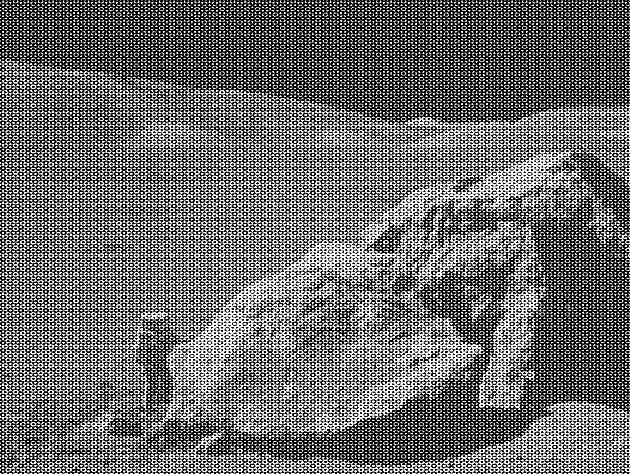
#> input picture elegant-scipy-master/images/moonlanding.png, 630 x 474 px, found by its file name
$ jupyter execute --allow-errors ch4.ipynb   (shell and % lines are left out)
#> lines starting #> are read from the running program, lines starting #| are printed output that depends on the picture
<!--

## Notes

- Windowing introduction (no detail given)

- fft/ifft (1D) [timing on real vs complex sequence -> rfft
- dct (1D)
  - compressed sensing
    http://www.mathworks.com/company/newsletters/articles/clevescorner-compressed-sensing.html

- fft2/ifft2 (2D)
  - example: image notch filter
    https://miac.unibas.ch/SIP/06-Restoration.html
  - spectral method to solve, e.g., Poisson equation
    See arXiv:1111.4971, "On FFT-based convolutions and correlations, with
    application to solving Poisson’s equation in an open
    rectangular pipe" by R. Ryne

- fftn/ifftn (3D)
 - Phase correlation from skimage

- convolution types: numpy, ndimage, signal.convolve, signal.fftconvolve

- Other ideas:

  - Shape matching
  - Image filtering
  - skimage template matching

-->

# Frequency and the fast Fourier transform

*This chapter was written in collaboration with SW's father, PW van der Walt.*

This chapter will depart slightly from the format of the rest of the
book.  In particular, you may find the *code* in the chapter quite
modest.  Instead, we want to illustrate an elegant *algorithm*, the
Fast Fourier Transform (FFT), that is endlessly useful, implemented in
SciPy, and works, of course, on NumPy arrays.

We'll start by setting up some plotting styles and importing the usual
suspects:

[cell 1]
# Make plots appear inline, set custom plotting style
import matplotlib.pyplot as plt
plt.style.use('style/elegant.mplstyle')

[cell 2]
import numpy as np

The discrete[^discrete] Fourier transform (DFT) is a mathematical technique
to convert temporal or spatial data into *frequency domain* data.
*Frequency* is a familiar concept, due to its colloquial occurrence in
the English language: the lowest notes your headphones can rumble out
are around 20 Hertz, whereas middle C on a piano lies around 261.6
Hertz.  Hertz (Hz), or oscillations per second, in this case literally
refers to the number of times per second at which the membrane inside
the headphone moves to-and-fro.  That, in turn, creates compressed
pulses of air which, upon arrival at your eardrum, induces a vibration
at the same frequency.  So, if you take a simple periodic function, $\sin(10 \times 2 \pi t)$, you can view it as a wave:

[cell 3]
f = 10  # Frequency, in cycles per second, or Hertz
f_s = 100  # Sampling rate, or number of measurements per second

t = np.linspace(0, 2, 2 * f_s, endpoint=False)
x = np.sin(f * 2 * np.pi * t)

fig, ax = plt.subplots()
ax.plot(t, x)
ax.set_xlabel('Time [s]')
ax.set_ylabel('Signal amplitude');
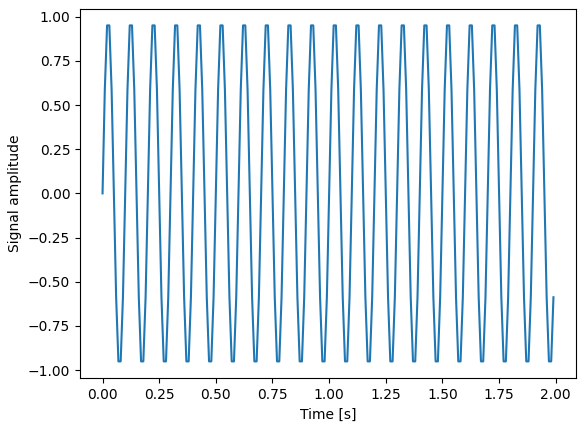
#> figure drawn by matplotlib, 1 panel; curve peaks at x = 1.93, y = 0.951

[^discrete]: The discrete Fourier transform operates on sampled data,
             in contrast to the standard Fourier transform which is
             defined for continuous functions.

Or you can equivalently think of it as a repeating signal of
*frequency* 10 Hertz (it repeats once every $1/10$ seconds—a length of
time we call its *period*).  Although we naturally associate frequency
with time, it can equally well be applied to space.  E.g., a
photo of a textile patterns exhibits high *spatial frequency*, whereas
the sky or other smooth objects have low spatial frequency.

Let us now examine our sinusoid through application of the discrete Fourier
transform:

[cell 4]
from scipy import fftpack

X = fftpack.fft(x)
freqs = fftpack.fftfreq(len(x)) * f_s

fig, ax = plt.subplots()

ax.stem(freqs, np.abs(X))
ax.set_xlabel('Frequency in Hertz [Hz]')
ax.set_ylabel('Frequency Domain (Spectrum) Magnitude')
ax.set_xlim(-f_s / 2, f_s / 2)
ax.set_ylim(-5, 110)
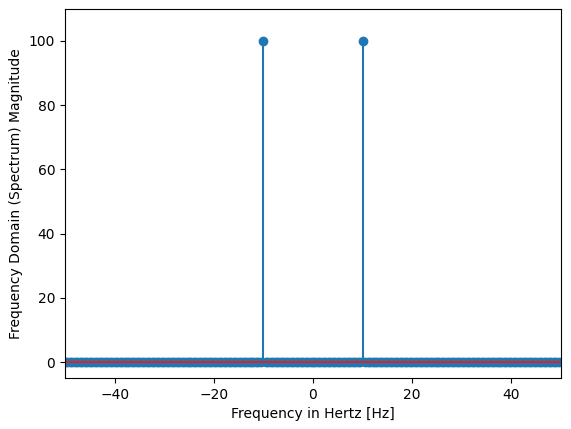
#> figure drawn by matplotlib, 1 panel

We see that the output of the FFT is a one-dimensional array of the
same shape as the input, containing complex values.  All values are
zero, except for two entries.  Traditionally, we visualize the
magnitude of the result as a *stem plot*, in which the height of each
stem corresponds to the underlying value.

(We'll explain why you see positive and negative frequencies later on
in the sidebox titled "Discrete Fourier transforms".  You may also
refer to that section for a more in-depth overview of the underlying
mathematics.)

The Fourier transform takes us from the *time* to the *frequency*
domain, and this turns out to have a massive number of applications.
The *fast Fourier transform* is an algorithm for computing the
discrete Fourier transform; it achieves its high speed by storing and
re-using results of computations as it progresses.

In this chapter, we examine a few applications of the discrete Fourier
transform to demonstrate that the FFT can be applied to
multidimensional data (not just 1D measurements) to achieve a variety
of goals.

Let's start with one of the most common applications, converting a sound signal (consisting of variations of air pressure over time) to a *spectrogram*.
(You might have seen spectrograms on your music player's equalizer view, or even on an old-school stereo.)

(Image used with permission from the author, Sergey Gerasimuk. Source: http://sgerasimuk.blogspot.com/2014/06/numark-eq-2600-10-band-stereo-graphic.html)

Listen to the following snippet of nightingale birdsong (released under CC BY 4.0 at
http://www.orangefreesounds.com/nightingale-sound/):

[cell 5]
from IPython.display import Audio
Audio('data/nightingale.wav')

If you are reading the paper version of this book, you'll have to use
your imagination!  It goes something like this:
chee-chee-woorrrr-hee-hee cheet-wheet-hoorrr-chi
rrr-whi-wheo-wheo-wheo-wheo-wheo-wheo.

Since we realise that not everyone is fluent in bird-speak, perhaps
it's best if we visualize the measurements—better known as "the
signal"—instead.

We load the audio file, which gives us
the sampling rate (number of measurements per second) as well as audio
data as an `(N, 2)` array—two columns because this is a stereo
recording.

[cell 6]
from scipy.io import wavfile

#> (the rest of this cell did not finish here and is left out)

We convert to mono by averaging the left and right channels.

#> (a cell that did not finish here is left out)

Then, calculate the length of the snippet and plot the audio.

#> (a cell that did not finish here is left out)

Well, that's not very satisfying, is it!  If I sent this voltage to a
speaker, I might hear a bird chirping, but I can't very well imagine
how it would sound like in my head.  Is there a better way of *seeing*
what is going on?

There is, and it is called the discrete Fourier transform, where
discrete refers to the recording consisting of time-spaced sound
measurements, in contrast to a continual recording as, e.g., on
magnetic tape (can you even remember casettes!).  The discrete Fourier
transform is often computed using the *fast Fourier transform* (FFT)
algorithm, a name informally used to refer to the DFT itself. The
DFT tells us which frequencies or "notes" to expect in our signal.

Of course, a bird sings many notes throughout the song, so we'd also
like to know *when* each note occurs.  The Fourier transform takes a
signal in the time domain (i.e., a set of measurements over time) and
turns it into a spectrum—a set of frequencies with corresponding
(complex[^complex]) values.  The spectrum does not contain any information about
time! [^time]

[^complex]: The Fourier transform essentially tells us how to combine
            a set of sinusoids of varying frequency to form the input
            signal.  The spectrum consists of complex numbers—one for
            each sinusoid.  A complex number encodes two things: a
            magnitude and an angle.  The magnitude is the strength of
            the sinusoid in the signal, and the angle how much it is
            shifted in time.  At this point, we only care about the
            magnitude, which we calculate using ``np.abs``.

[^time]: For more on techniques for calculating both (approximate) frequencies
         and time of occurrence, read up on wavelet analysis.

So, to find both the frequencies and the time at which they were sung,
we'll need to be somewhat clever.  Our strategy will be as follows:
take the audio signal, split it into small, overlapping slices, and
apply the Fourier transform to each (a technique known as the Short
Time Fourier Transform).

We'll split the signal into slices of 1024 samples—that's about 0.02
seconds of audio.  Why we choose 1024 and not 1000 we'll explain in a
second when we examine performance.  The slices will overlap by 100
samples as shown here:

Start by chopping up the signal into slices of 1024 samples, each
slice overlapping the previous by 100 samples.  The resulting `slices`
object contains one slice per row.

[cell 9]
from skimage import util

M = 1024

#> (the rest of this cell did not finish here and is left out)

Generate a windowing function (see the section on windowing for a
discussion of the underlying assumptions and interpretations of each)
and multiply it with the signal:

[cell 10]
win = np.hanning(M + 1)[:-1]
#> (the rest of this cell did not finish here and is left out)

It's more convenient to have one slice per column, so we take the transpose:

#> (a cell that did not finish here is left out)

For each slice, calculate the discrete Fourier transform.  The DFT
returns both positive and negative frequencies (more on that in
"Frequencies and their ordering"), so we slice out the positive M / 2
frequencies for now.

#> (a cell that did not finish here is left out)

(As a quick aside, you'll note that we use `scipy.fftpack.fft` and
`np.fft` interchangeably.  NumPy provides basic FFT functionality,
which SciPy extends further, but both include an `fft` function, based
on the Fortran FFTPACK.)

The spectrum can contain both very large and very small values.
Taking the log compresses the range significantly.

Here we do a log plot of the ratio of the signal divided by the maximum signal.
The specific unit used for the radio is the decibel, $20
log_10(\mathrm{amplitude ratio})$.

[cell 13]
f, ax = plt.subplots(figsize=(10, 5))

#> (the rest of this cell did not finish here and is left out)

Much better!  We can now see the frequencies vary over time, and it
corresponds to the way the audio sounds.  See if you can match my
earlier description: chee-chee-woorrrr-hee-hee cheet-wheet-hoorrr-chi
rrr-whi-wheo-wheo-wheo-wheo-wheo-wheo (I didn't transcribe the section
from 3 to 5 seconds—that's another bird).

SciPy already includes an implementation of this
procedure as ``scipy.signal.spectrogram``, which can be invoked as
follows:

[cell 14]
from scipy import signal

#> (the rest of this cell did not finish here and is left out)

The only differences are that SciPy returns the spectrum magnitude
squared (which turns measured voltage into measured energy), and
multiplies it by some normalization factors[^scaling].

[^scaling]: SciPy goes to some effort to preserve the energy in the
            spectrum.  Therefore, when taking only half the components
            (for N even), it multiplies the remaining components,
            apart from the first and last components, by two (those
            two components are "shared" by the two halves of the
            spectrum).  It also normalizes the window by dividing it
            by its sum.

## History

Tracing the exact origins of the Fourier transform is tricky.  Some
related procedures go as far back as Babylonian times, but it was the
hot topics of calculating asteroid orbits and solving the heat (flow)
equation that led to several breakthroughs in the early 1800s.  Whom
exactly among Clairaut, Lagrange, Euler, Gauss and D'Alembert we
should thank is not exactly clear, but Gauss was the first to describe
the fast Fourier transform (an algorithm for computing the discrete
Fourier transform, popularized by Cooley and Tukey in 1965).  Joseph
Fourier, after whom the transform is named, first claimed that
*arbitrary* periodic [^periodic] functions can be expressed as a sum of
trigonometric functions.

[^periodic]: The period can, in fact, also be infinite!  The general
             continuous Fourier transform provides for this
             possibility.  Discrete Fourier transforms are generally
             defined over a finite interval, and this is implicitly
             the period of the time domain function that is
             transformed.  In other words, if you do the inverse
             discrete Fourier transform, you *always* get a periodic
             signal out.

## Implementation

The discrete Fourier transform functionality in SciPy lives in the
`scipy.fftpack`` module.  Among other things, it provides the
following DFT-related functionality:

 - ``fft``, ``fft2``, ``fftn``: Compute the discrete Fourier transform using the Fast Fourier Transform algorithm
 - ``ifft``, ``ifft2``, ``ifftn``: Compute the inverse of the DFT
 - ``dct``, ``idct``, ``dst``, ``idst``: Compute the cosine and sine transforms, and their inverses.
 - ``fftshift``, ``ifftshift``: Shift the zero-frequency component to the center of the spectrum and back, respectively (more about that soon).
 - ``fftfreq``: Return the discrete Fourier transform sample frequencies.
 - ``rfft``: Compute the DFT of a real sequence, exploiting the symmetry of the resulting spectrum for increased performance.  Also used by ``fft`` internally when applicable.

This is complemented by the following functions in NumPy:

 - ``np.hanning``, ``np.hamming``, ``np.bartlett``, ``np.blackman``,
   ``np.kaiser``: Tapered windowing functions.

It is also used to perform fast convolutions of large inputs by
``scipy.signal.fftconvolve`.

SciPy wraps the Fortran FFTPACK library—it is not the fastest out
there, but unlike packages such as FFTW, it has a permissive free
software license.

## Choosing the length of the DFT

Consider that a naive calculation of the DFT takes $\mathcal{O}\left(N^2\right)$ operations [^big_O].
How come?  Well, you have $N$
(complex) sinusoids of different frequencies ($2 \pi f \times 0, 2 \pi f \times
1, 2 \pi f \times 3, ..., 2 \pi f \times (N - 1)$), and you want to see how
strongly your signal corresponds to each.  Starting with the first,
you take the dot product with the signal (which, in itself, entails $N$
multiplication operations).  Repeating this operation$N$times, once
for each sinusoid, then gives $N^2$ operations.

[^big_O]: In computer science, the computational cost of an algorithm
          is often expressed in "Big O" notation.  The notation gives
          us an indication of how an algorithm's execution time scales
          with an increasing number of elements.  If an algorithm is $\mathcal{O}(N)$,
          it means its execution time increases linearly with
          the number of input elements (for example, searching for a
          given value in an unsorted list is $\mathcal{O}\left(N\right)$).  Bubble sort is
          an example of an $O\left(N^2\right)$ algorithm; the exact number of
          operations performed may, hypothetically, be $N + \frac{1}{2} N^2$,
          meaning that the computational cost grows quadratically with
          the number of input elements.

Now, contrast that with the fast Fourier transform, which is $\mathcal{O}\left(N \log N\right)$ in
the ideal case due to the clever re-use of
calculations—a great improvement!  However, the classical Cooley-Tukey
algorithm implemented in FFTPACK (and used by SciPy) recursively breaks up the transform
into smaller (prime-sized) pieces and only shows this improvement for
"smooth" input lengths (an input length is considered smooth when its
largest prime factor is small).  For large prime sized pieces, the
Bluestein or Rader algorithms can be used in conjunction with the
Cooley-Tukey algorithm, but this optimization is not implemented in
FFTPACK.[^fast]

Let us illustrate:

[cell 15]
import time

from scipy import fftpack
from sympy import factorint

K = 1000
lengths = range(250, 260)

# Calculate the smoothness for all input lengths
smoothness = [max(factorint(i).keys()) for i in lengths]


exec_times = []
for i in lengths:
    z = np.random.random(i)

    # For each input length i, execute the FFT K times
    # and store the execution time

    times = []
    for k in range(K):
        tic = time.monotonic()
        fftpack.fft(z)
        toc = time.monotonic()
        times.append(toc - tic)

    # For each input length, remember the *minimum* execution time
    exec_times.append(min(times))


f, (ax0, ax1) = plt.subplots(2, 1, sharex=True, figsize=(10, 5))
ax0.stem(lengths, exec_times)
ax0.set_xlabel('Length of input')
ax0.set_ylabel('Execution time (seconds)')

ax1.stem(lengths, smoothness)
ax1.set_ylabel('Smoothness of input length\n(lower is better)')

plt.show()
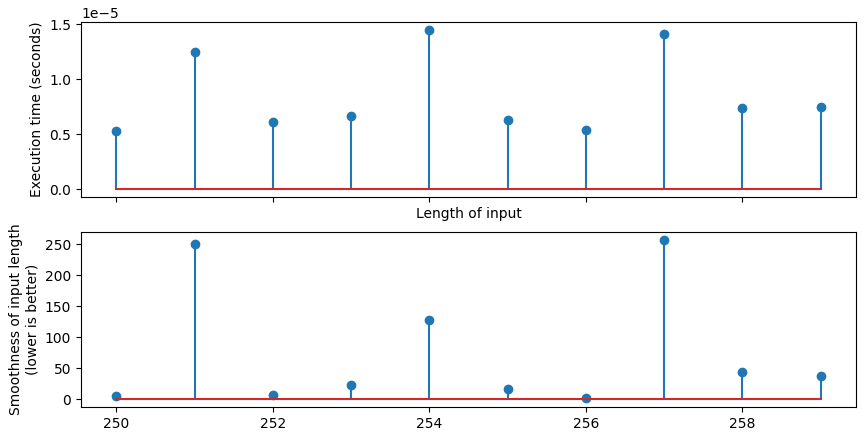
#> figure drawn by matplotlib, 2 panels; panel 2: curve peaks at x = 257, y = 257

The intuition is that, for smooth numbers, the FFT can be broken up
into many small pieces. After performing the FFT on the first piece,
those results can be reused in subsequent computations.  This explains
why we chose a length of 1024 for our audio slices earlier—it has a
smoothness of only 2, resulting in the optimal "radix-2 Cooley-Tukey"
algorithm, which computes the FFT using only $(N/2) \log_2 N = 5120$ complex
multiplications, instead of $N^2 = 1048576$.  Choosing $N = 2^m$
always ensures a maximally smooth $N$ (and, thus, the fastest FFT).

[^fast]: While ideally we don't want to reimplement existing
         algorithms, sometimes it becomes necessary in order to obtain
         the best execution speeds possible, and tools
         like [Cython](http://cython.org)—which compiles Python to
         C—and [Numba](http://numba.pydata.org)—which does
         just-in-time compilation of Python code—make life a lot
         easier (and faster!).  If you are able to use GPL-licenced
         software, you may consider
         using [PyFFTW](https://github.com/hgomersall/pyFFTW) for
         faster FFTs.

## Discrete Fourier transform concepts

Next, we present a couple of common concepts worth knowing before
operating heavy Fourier transform machinery, whereafter we tackle
another real-world problem: analyzing target detection in radar data.

### Frequencies and their ordering

For historical reasons, most implementations return an array where
frequencies vary from low-to-high-to-low (*SEE ALSO: Sidebox on DFT
for further explanation of frequencies*).  E.g., when we do the real
Fourier transform of a signal of all ones, an input that has no
variation and therefore only has the slowest, constant Fourier
component (also known as the "DC" or Direct Current component—just
electronics jargon for "mean of the signal"), appearing as the first
entry:

[cell 16]
from scipy import fftpack
N = 10

fftpack.fft(np.ones(N))  # The first component is np.mean(x) * N

When we try the FFT on a rapidly changing signal, we see a high
frequency component appear:

[cell 17]
z = np.ones(10)
z[::2] = -1

print("Applying FFT to {}".format(z))
fftpack.fft(z)

Note that the FFT returns a complex spectrum which, in the case of
real inputs, is conjugate symmetrical (i.e., symmetric in the real
part, and anti-symmetric in the imaginary part):

[cell 18]
x = np.array([1, 5, 12, 7, 3, 0, 4, 3, 2, 8])
X = fftpack.fft(x)

np.set_printoptions(precision=2)

print("Real part:     ", X.real)
print("Imaginary part:", X.imag)

np.set_printoptions()

(And, again, recall that the first component is ``np.mean(x) * N``.)

The `fftfreq` function tells us which frequencies we are looking at
specifically:

[cell 19]
fftpack.fftfreq(10)

The result tells us that our maximum component occured at a frequency
of 0.5 cycles per sample.  This agrees with the input, where a
minus-one-plus-one cycle repeated every second sample.

Sometimes, it is convenient to view the spectrum organized slightly
differently, from high-negative to low to-high-positive (for now, we
won't dive too deeply into the concept of negative frequency, other
than saying a real-world sine wave is produced by a combination of
positive and negative frequencies).  We re-shuffle the spectrum using
the `fftshift` function.

Let's examine the frequency components in a noisy image.  Note that,
while a static image has no time-varying component, its values do vary
across *space*.  The DFT applies equally to either case.

First, load and display the image:

[cell 20]
from skimage import io
image = io.imread('images/moonlanding.png')
#> image is the input picture: shape (474, 630); min 0, max 255, mean 108.1
M, N = image.shape

f, ax = plt.subplots(figsize=(10, 10))
ax.imshow(image)

print((M, N), image.dtype)
#| (474, 630) uint8

Do not adjust your monitor!  The image you are seeing is real,
although clearly distorted by either the measurement or transmission
equipment.

To examine the spectrum of the image, we use `fftn` (instead of `fft`)
to compute the DFT, since it has more than one dimension.  The
two-dimensional FFT is equivalent to taking the 1-D FFT across rows
and then across columns (or vice versa).

[cell 21]
F = fftpack.fftn(image)

F_magnitude = np.abs(F)
F_magnitude = fftpack.fftshift(F_magnitude)

Again, we take the log of the spectrum to compress the range of
values, before displaying:

[cell 22]
f, ax = plt.subplots(figsize=(10, 10))

ax.imshow(np.log(1 + F_magnitude), cmap='viridis',
          extent=(-N // 2, N // 2, -M // 2, M // 2))
ax.set_title('Spectrum magnitude')
plt.show()
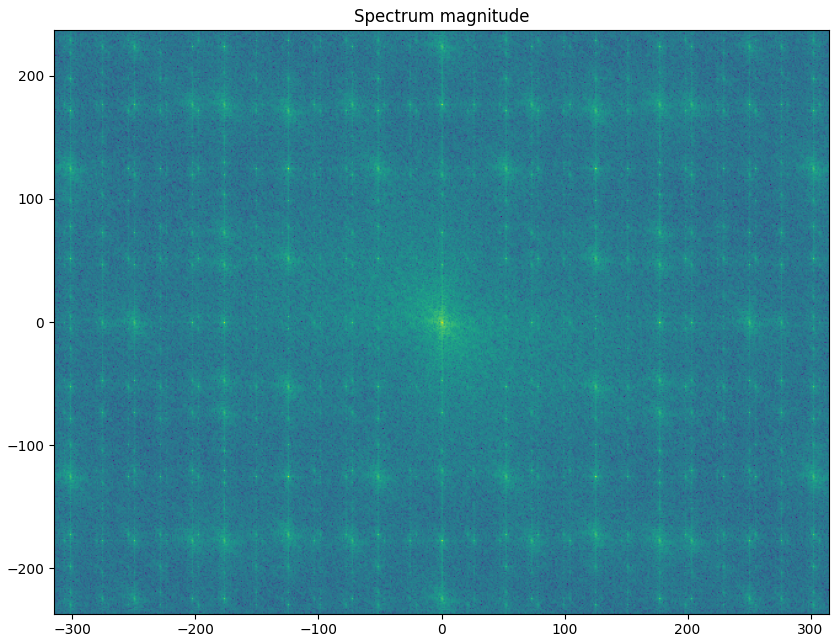
#> figure drawn by matplotlib, 1 panel

Note the high values around the origin (middle) of the spectrum—these
coefficients describe the low frequencies or smooth parts of the
image; a vague canvas of the photo.  Higher frequency components,
spread throughout the spectrum, fill in the edges and detail.  Peaks
around higher frequencies correspond to the periodic noise.

From the photo, we can see that the noise (measurement artifacts) is
highly periodic, so we hope to remove it by zeroing out the
corresponding parts of the spectrum.

The image with those peaks suppressed indeed looks quite different!

[cell 23]
# Set block around center of spectrum to zero
K = 40
F_magnitude[M // 2 - K: M // 2 + K, N // 2 - K: N // 2 + K] = 0
#> F_magnitude: shape (474, 630) float64; min 0, max 9426692.7, mean 11834.9
#> (the rest of the program and of its run is left out)
